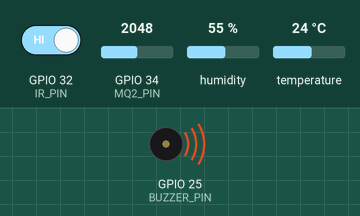
A sketch run on a simulated ESP32. On the bench: buzzer (waves = sounding, pin HIGH). Inputs (shaded band) come from the test bench; at power-on: GPIO 34 (MQ2_PIN) = 2048, GPIO 32 (IR_PIN) HIGH, humidity 55 %, temperature 24 °C. What the sketch prints to the serial monitor is not drawn.

Above: at 1.8 s.
1.9 s: GPIO 34 (MQ2_PIN) set to 1754
3.4 s: GPIO 34 (MQ2_PIN) set to 1659
At 4.6 s:
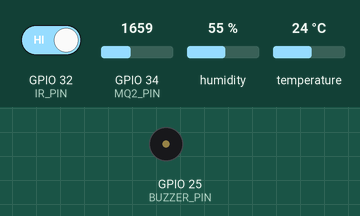
5.5 s: GPIO 32 (IR_PIN) driven LOW
At 6.4 s:
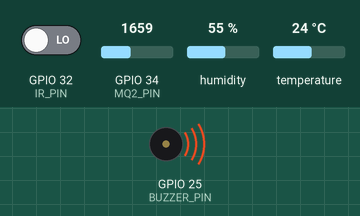
7.5 s: GPIO 32 (IR_PIN) driven HIGH
At 8.3 s:
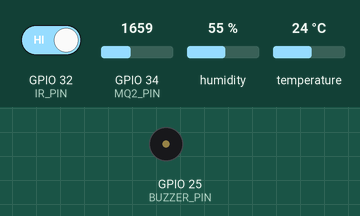
9.5 s: GPIO 34 (MQ2_PIN) set to 1740
At 11.2 s:
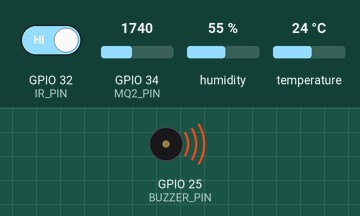
Timing chart, 0 to 12.5 s (numbered marks = the images above; inputs shaded):
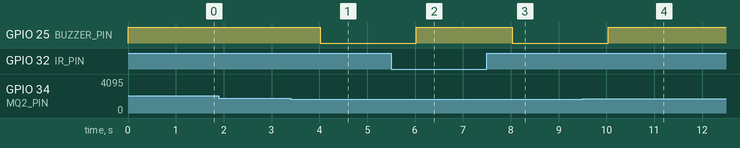

The sketch:

fire_dectected.ino
```cpp
#include <DHT.h>

#define DHTPIN 14        // Your DHT22 is on GPIO 14
#define DHTTYPE DHT22

#define MQ2_PIN 34       // MQ2 analog output to GPIO 34
#define IR_PIN 32        // IR sensor output to GPIO 32
#define BUZZER_PIN 25    // Buzzer connected to GPIO 25

// Adjustable thresholds
#define TEMP_THRESHOLD 55.0       // °C - temperature to detect fire
#define GAS_THRESHOLD 1700         // MQ-2 analog value threshold
#define IR_FIRE_TRIGGER LOW       // IR gives LOW when flame/movement is detected

DHT dht(DHTPIN, DHTTYPE);

void setup() {
  Serial.begin(115200);
  dht.begin();

  pinMode(IR_PIN, INPUT);
  pinMode(BUZZER_PIN, OUTPUT);
  digitalWrite(BUZZER_PIN, LOW);
}

void loop() {
  float temperature = dht.readTemperature();
  int gasValue = analogRead(MQ2_PIN);
  int irValue = digitalRead(IR_PIN);

  // Print readings to Serial Monitor
  Serial.print("Temperature: ");
  Serial.print(temperature);
  Serial.print(" °C, Gas: ");
  Serial.print(gasValue);
  Serial.print(", IR: ");
  Serial.println(irValue == LOW ? "🔥 Detected" : "Clear");

  // Determine if fire conditions are met
  bool fireDetected = false;

  if (!isnan(temperature) && temperature >= TEMP_THRESHOLD) {
    fireDetected = true;
    Serial.println("🔥 Fire due to temperature!");
  }

  if (gasValue >= GAS_THRESHOLD) {
    fireDetected = true;
    Serial.println("🔥 Fire due to gas/smoke!");
  }

  if (irValue == IR_FIRE_TRIGGER) {
    fireDetected = true;
    Serial.println("🔥 Fire/flame detected by IR sensor!");
  }

  // Buzzing logic
  if (fireDetected) {
    digitalWrite(BUZZER_PIN, HIGH); // Turn ON buzzer
  } else {
    digitalWrite(BUZZER_PIN, LOW);  // Turn OFF buzzer
  }

  delay(1000);  // Wait for 1 second before next reading
}
```

Measured:
- the behaviour switches between 1700 and 1699 on GPIO 34 (MQ2_PIN) (found by bisection; images 0 and 1)
- after the input at 1.9 s, every drawn part: stays the same
- after the input at 3.4 s, GPIO 25 (BUZZER_PIN): HIGH → LOW after 0.62 s
- after the input at 5.5 s, GPIO 25 (BUZZER_PIN): LOW → HIGH after 0.53 s
- after the input at 7.5 s, GPIO 25 (BUZZER_PIN): HIGH → LOW after 0.54 s
- after the input at 9.5 s, GPIO 25 (BUZZER_PIN): LOW → HIGH after 0.54 s
